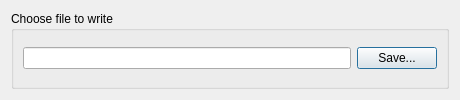
<?xml version="1.0" encoding="UTF-8"?>
<ui version="4.0">
 <class>WriteFieldDialog</class>
 <widget class="QDialog" name="WriteFieldDialog">
  <property name="geometry">
   <rect>
    <x>0</x>
    <y>0</y>
    <width>460</width>
    <height>100</height>
   </rect>
  </property>
  <property name="sizePolicy">
   <sizepolicy hsizetype="Fixed" vsizetype="Fixed">
    <horstretch>0</horstretch>
    <verstretch>0</verstretch>
   </sizepolicy>
  </property>
  <property name="minimumSize">
   <size>
    <width>460</width>
    <height>100</height>
   </size>
  </property>
  <property name="windowTitle">
   <string>Dialog</string>
  </property>
  <layout class="QVBoxLayout" name="verticalLayout">
   <item>
    <widget class="QGroupBox" name="groupBox">
     <property name="title">
      <string>Choose file to write</string>
     </property>
     <layout class="QHBoxLayout" name="horizontalLayout">
      <item>
       <widget class="QLineEdit" name="fileNameLineEdit_">
        <property name="minimumSize">
         <size>
          <width>0</width>
          <height>22</height>
         </size>
        </property>
        <property name="dragEnabled">
         <bool>false</bool>
        </property>
        <property name="readOnly">
         <bool>false</bool>
        </property>
       </widget>
      </item>
      <item>
       <widget class="QPushButton" name="saveFileButton_">
        <property name="text">
         <string>Save...</string>
        </property>
        <property name="checkable">
         <bool>false</bool>
        </property>
       </widget>
      </item>
     </layout>
    </widget>
   </item>
  </layout>
 </widget>
 <resources/>
 <connections/>
</ui>
